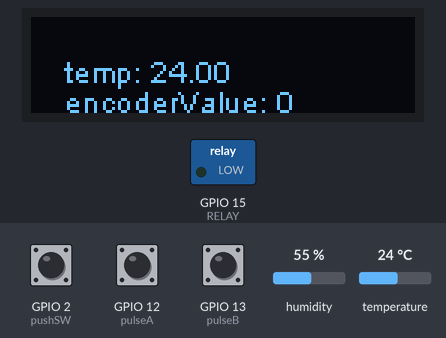
Bench run of a program on a simulated ESP8266 (NodeMCU). Shown: 128×32 one-colour display, switched loads named in the program (green lamp = pin HIGH). Inputs (shaded band) come from the test bench; at power-on: temperature 24 °C, GPIO 13 (pulseB) HIGH, GPIO 12 (pulseA) HIGH, GPIO 2 (pushSW) HIGH, humidity 55 %. What the program prints to the serial monitor is not drawn.

Above: at 4.8 s.
4.9 s: temperature set to 12 °C
At 6.9 s:
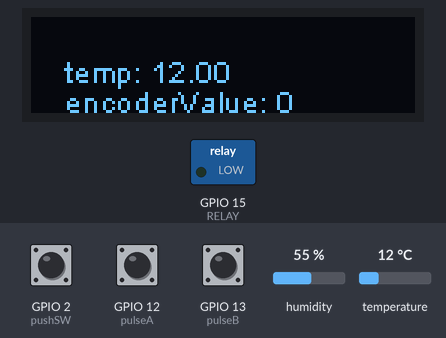
7.9 s: GPIO 13 (pulseB) pulled LOW for 2.6 s
At 9.3 s:
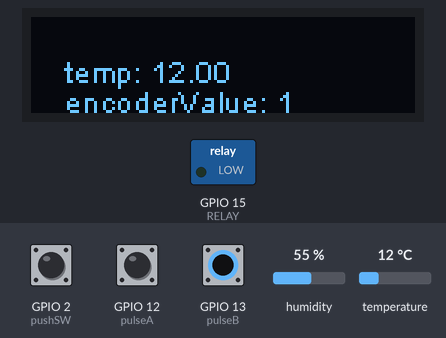
12.6 s: temperature set to 2.1 °C
At 15.3 s:
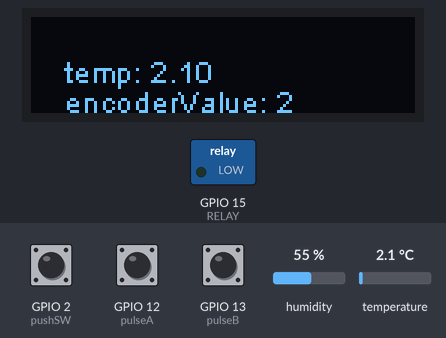
15.6 s: temperature set to 1.7 °C
At 16.6 s:
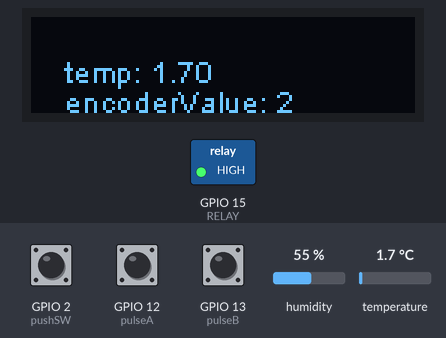
18.6 s: GPIO 12 (pulseA) pulled LOW for 2.6 s
At 20.0 s:
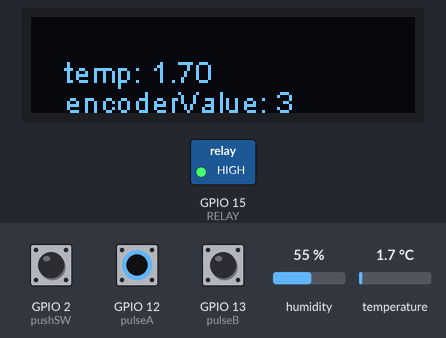
Timing chart, 0 to 21.6 s (numbered marks = the images above; inputs shaded):
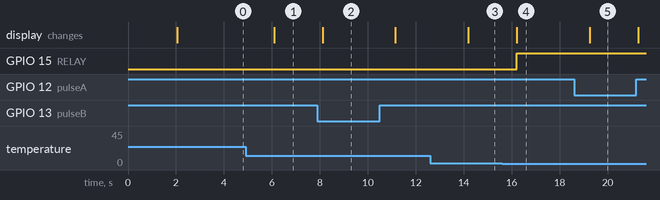

Measured:
- the behaviour switches between 2 and 1.9 °C on temperature (found by bisection; images 3 and 4)
- after the input at 4.9 s, the display: changes after 1.2 s (image 1)
- after the input at 7.9 s, the display: changes after 0.22 s (image 2)
- after the input at 12.6 s, the display: changes after 1.6 s (image 3)
- after the input at 15.6 s, GPIO 15 (RELAY): LOW → HIGH after 0.61 s; the display: changes after 0.62 s (image 4)
- after the input at 18.6 s, the display: changes after 0.65 s (image 5)

The program:

main.cpp
```cpp
#include <Arduino.h>
#include <DHTesp.h>
#include <SSD1306.h>

SSD1306 display(0x3c, 4, 5, GEOMETRY_128_32);
DHTesp dht;

const int pulseA = 12;
const int pulseB = 13;
const int pushSW = 2;
volatile int lastEncoded = 0;
volatile long encoderValue = 0;
const int RELAY = 15;
int lux = A0;

int interval = 2000;
unsigned lastDHTReadMillis = 0;
float humidity = 0;
float temperature = 0;

void readDHT22()
{
  unsigned long currentMillis = millis();

  if (currentMillis - lastDHTReadMillis >= interval)
  {
    lastDHTReadMillis = currentMillis;
    humidity = dht.getHumidity();
    temperature = dht.getTemperature();
  }
}

IRAM_ATTR void handleRotary()
{
  // Never put any long instruction
  int MSB = digitalRead(pulseA); // MSB = most significant bit
  int LSB = digitalRead(pulseB); // LSB = least significant bit

  int encoded = (MSB << 1) | LSB;         // converting the 2 pin value to single number
  int sum = (lastEncoded << 2) | encoded; // adding it to the previous encoded value
  if (sum == 0b1101 || sum == 0b0100 || sum == 0b0010 || sum == 0b1011)
    encoderValue++;
  if (sum == 0b1110 || sum == 0b0111 || sum == 0b0001 || sum == 0b1000)
    encoderValue--;
  lastEncoded = encoded; // store this value for next time
  if (encoderValue > 60)
  {
    encoderValue = 60;
  }
  else if (encoderValue < 0)
  {
    encoderValue = 0;
  }
}

IRAM_ATTR void buttonClicked()
{
  Serial.println("pushed");
}

void setup()
{
  Serial.begin(115200);
  dht.setup(14, DHTesp::DHT22);
  Serial.println();
  Serial.println("Humidity (%) \t Temperature (C)");

  pinMode(pushSW, INPUT_PULLUP);
  pinMode(pulseA, INPUT_PULLUP);
  pinMode(pulseB, INPUT_PULLUP);
  pinMode(RELAY, OUTPUT);
  attachInterrupt(pushSW, buttonClicked, FALLING);
  attachInterrupt(pulseA, handleRotary, CHANGE);
  attachInterrupt(pulseB, handleRotary, CHANGE);

  display.init();
  display.flipScreenVertically();
  display.setFont(ArialMT_Plain_10);
  display.drawString(10, 10, "Hello World");
  display.display();
}

void loop()
{
  readDHT22();
  Serial.printf("%.1f\t %.1f\n", humidity, temperature);

  if (encoderValue > temperature)
  {
    digitalWrite(RELAY, HIGH);
    Serial.println("RELAY ON");
  }
  else
  {
    digitalWrite(RELAY, LOW);
    Serial.println("RELAY OFF");
  }

  display.clear();
  display.drawString(11, 12, "temp: " + (String)temperature);
  display.drawString(11, 22, "encoderValue: " + (String)encoderValue);
  display.display();
  delay(1000);
}
```
